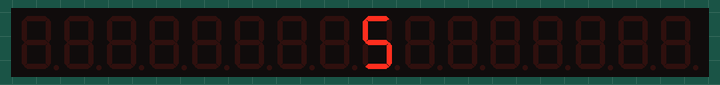
Simulated run of this program. Board: ESP32 board running MicroPython. Shown: 16-digit seven-segment display.

Above: at 0.15 s.
At 0.95 s:
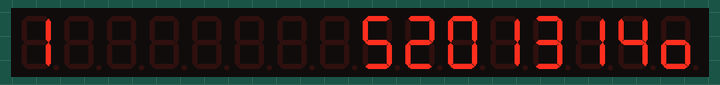
At 1.35 s:
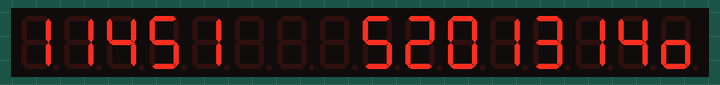
At 1.7 s:
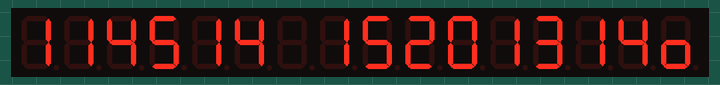
At 3.7 s:
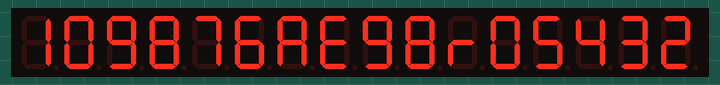
At 6.16 s:
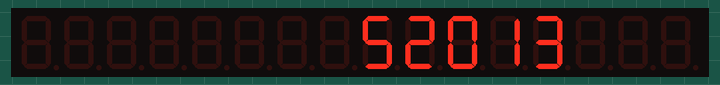

Measured:
- by itself, everything shown: repeats every 5.6 s, in 17 steps
- what the display in image 3 shows lasts 2.0 s, from 1.6 s to 3.6 s

The program:

led8.py
```python
from machine import Pin, SPI
import time

# 正确字典定义（键值对）
SEGMENT_CODE = {
    '0': 0b01111110, '1': 0b00110000, '2': 0b01101101, '3': 0b01111001,
    '4': 0b00110011, '5': 0b01011011, '6': 0b01011111, '7': 0b01110000,
    '8': 0b01111111, '9': 0b01111011, 'E': 0b01001111, 'r': 0b00000101,
    'o': 0b00011101, ' ': 0b00000000, '-': 0b00000001, '—': 0b00000001,
    'A': 0b01110111
}


class Led8_3641AS_Max7219:
    """
    驱动由两个4位的3641AS数码管和一个MAX7219寄存器组成的8位数码管元件
    """

    def __init__(self, pin_sck: int = 14, pin_mosi: int = 13, pin_cs: int = 15, n: int = 1):
        """
        初始化
        :param pin_sck: SPI时钟引脚
        :param pin_mosi: SPI数据引脚
        :param pin_cs: 片选引脚
        :param n: 这个8位数码管元件的数量，需要驱动几个八位数码管
        """
        self.spi = SPI(1, baudrate=500000, polarity=0, phase=0, sck=Pin(pin_sck), mosi=Pin(pin_mosi))
        self.cs = Pin(pin_cs, Pin.OUT)
        self.n = n

    def init_max7219(self):
        """
        初始化MAX7219
        """
        self.send_command([0x0C, 0x01] * self.n)  # 开启正常模式
        self.send_command([0x09, 0x00] * self.n)  # 禁用解码
        self.send_command([0x0B, 0x07] * self.n)  # 扫描8位
        self.send_command([0x0A, 0x0F] * self.n)  # 亮度, 范围0x00~0x0F
        self.send_command([0x0F, 0x00] * self.n)  # 关闭测试模式

    def send_command(self, rd: list):
        """
        发送命令
        :param rd: 命令列表
        """
        self.cs.value(0)
        self.spi.write(bytearray(rd))
        self.cs.value(1)

    def clear(self, methods: str = 'ML', direction: str = 'LR', interval: float = 0):
        """
        清除屏幕
        :param methods: 清除方法，'SL'表示逐行清除，'ML'表示整屏清除
        :param direction: 清除方向，'LR'表示从左到右，'RL'表示从右到左
        :param interval: 清除间隔，单位秒
        """
        if methods == 'SL':
            for i in range(self.n):
                for ni in range(8):
                    time.sleep(interval)
                    if direction == 'LR':
                        cmd = [0, 0] * (self.n - i - 1) + [8 - ni, SEGMENT_CODE[' ']] + [0, 0] * i
                        self.send_command(cmd)
                    elif direction == 'RL':
                        cmd = [0, 0] * i + [ni + 1, SEGMENT_CODE[' ']] + [0, 0] * (self.n - i - 1)
                        self.send_command(cmd)
        elif methods == 'ML':
            for ni in range(8):
                time.sleep(interval)
                if direction == 'LR':
                    cmd = [8 - ni, SEGMENT_CODE[' ']] * self.n
                    self.send_command(cmd)
                elif direction == 'RL':
                    cmd = [ni + 1, SEGMENT_CODE[' ']] * self.n
                    self.send_command(cmd)

    def display_singleLine_LR(self, text: str, clear: bool = True, interval: float = 0, brightness: int = 15):
        """
        单行显示文本，从左到右显示
        :param brightness 亮度
        :param interval: 每个字符显示间隔，单位秒
        :param clear: 是否清除屏幕
        :param text: 要显示的文本
        """
        # 清除屏幕
        if clear:
            self.clear()
        # 亮度, 范围0x00~0x0F
        self.send_command([0x0A, brightness] * self.n)
        # 显示文本
        # text = ''.join(reversed(str(text)))
        text = str(text) + (self.n * 8 - len(text.replace('.', ''))) * ' '  # 补齐空格
        for ib in range(self.n):
            for ni in range(8):
                time.sleep(interval)
                cmd = [0, 0] * (self.n - ib - 1) + [8 - ni, SEGMENT_CODE[text[ib * 8 + ni]]] + [0, 0] * ib  # 逆序显示
                self.send_command(cmd)


if __name__ == '__main__':
    L3M = Led8_3641AS_Max7219(n=2)  # 初始化并测试
    L3M.init_max7219()
    while True:
        L3M.display_singleLine_LR('5201314o114514 1', interval=0.1, brightness=15)
        time.sleep(2)
        L3M.display_singleLine_LR('98r05432109876AE', clear=True, brightness=2)
        time.sleep(2)
```
